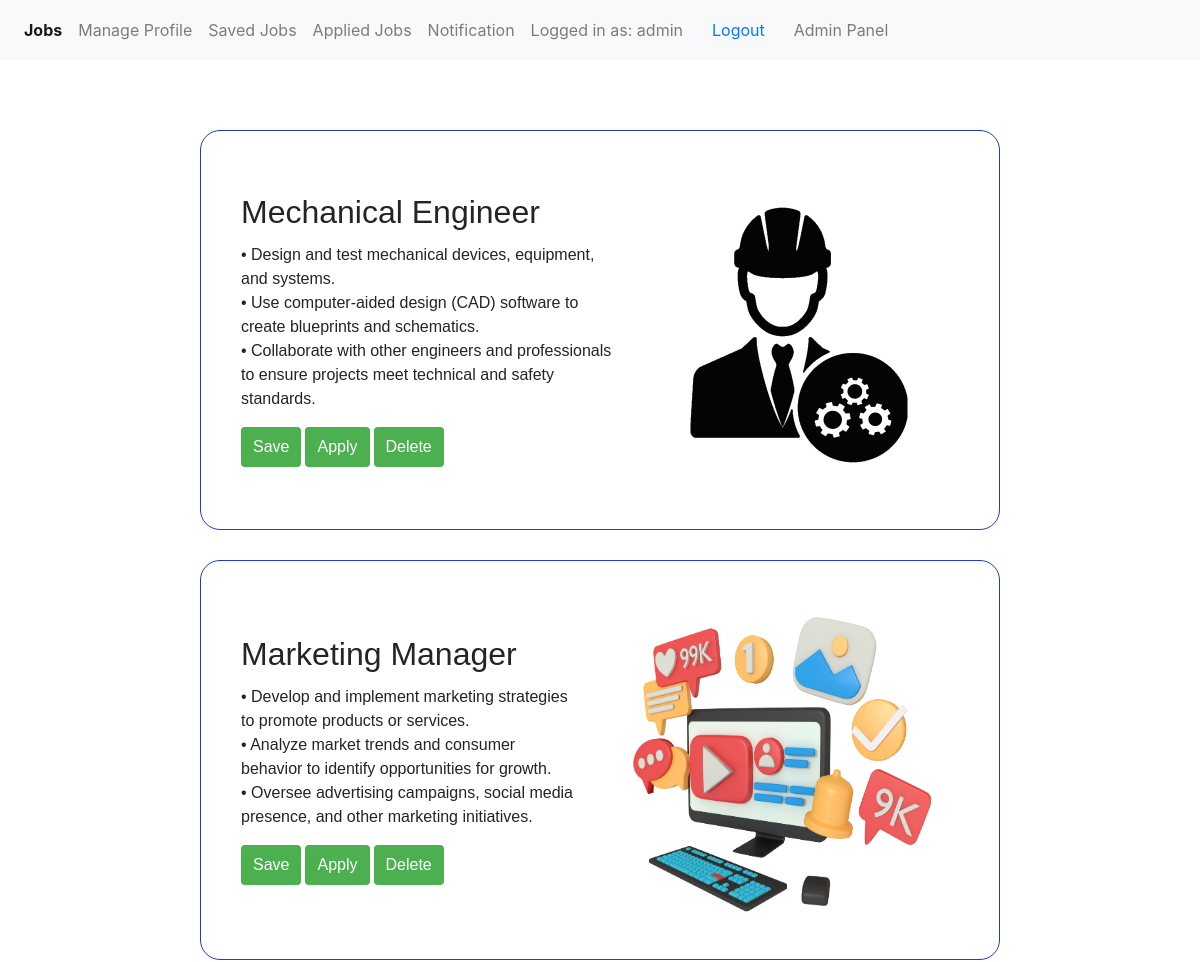
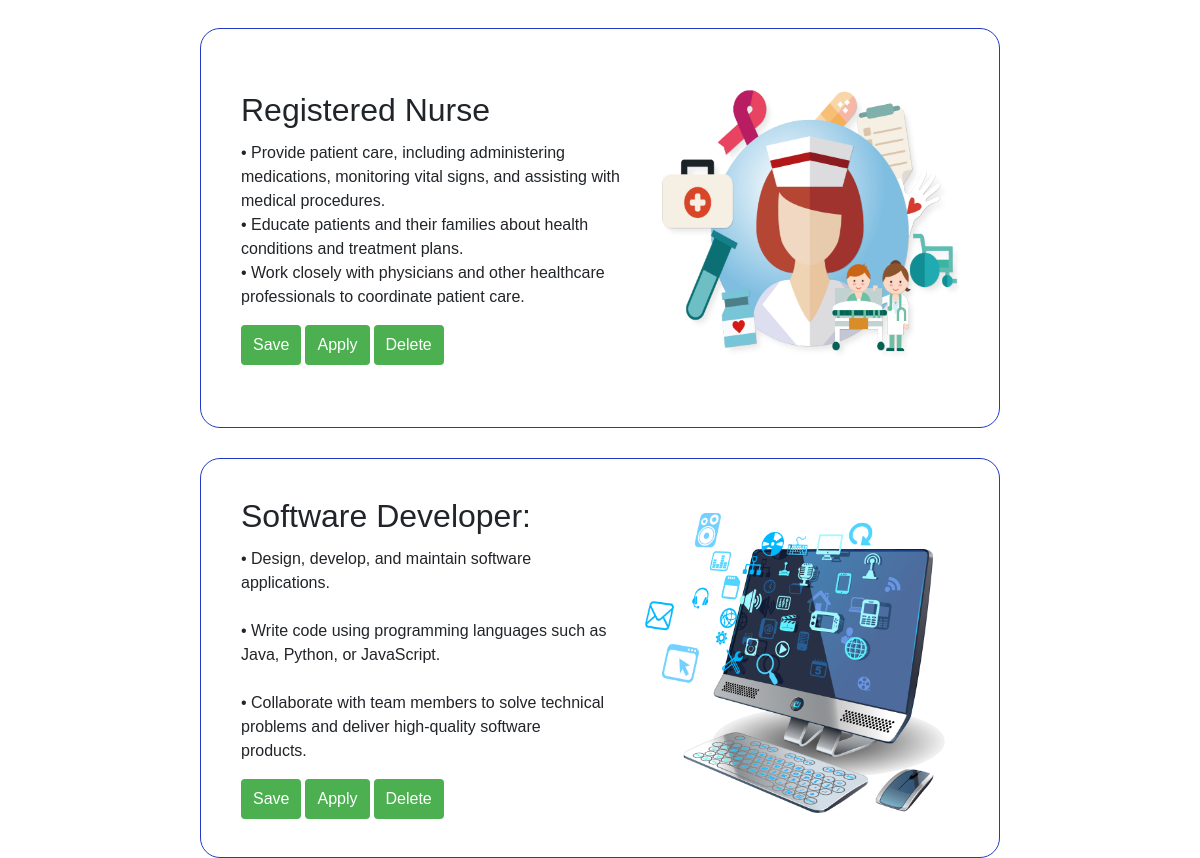
Page / (signed in) on the earlier database version (2 pictures, top to bottom).
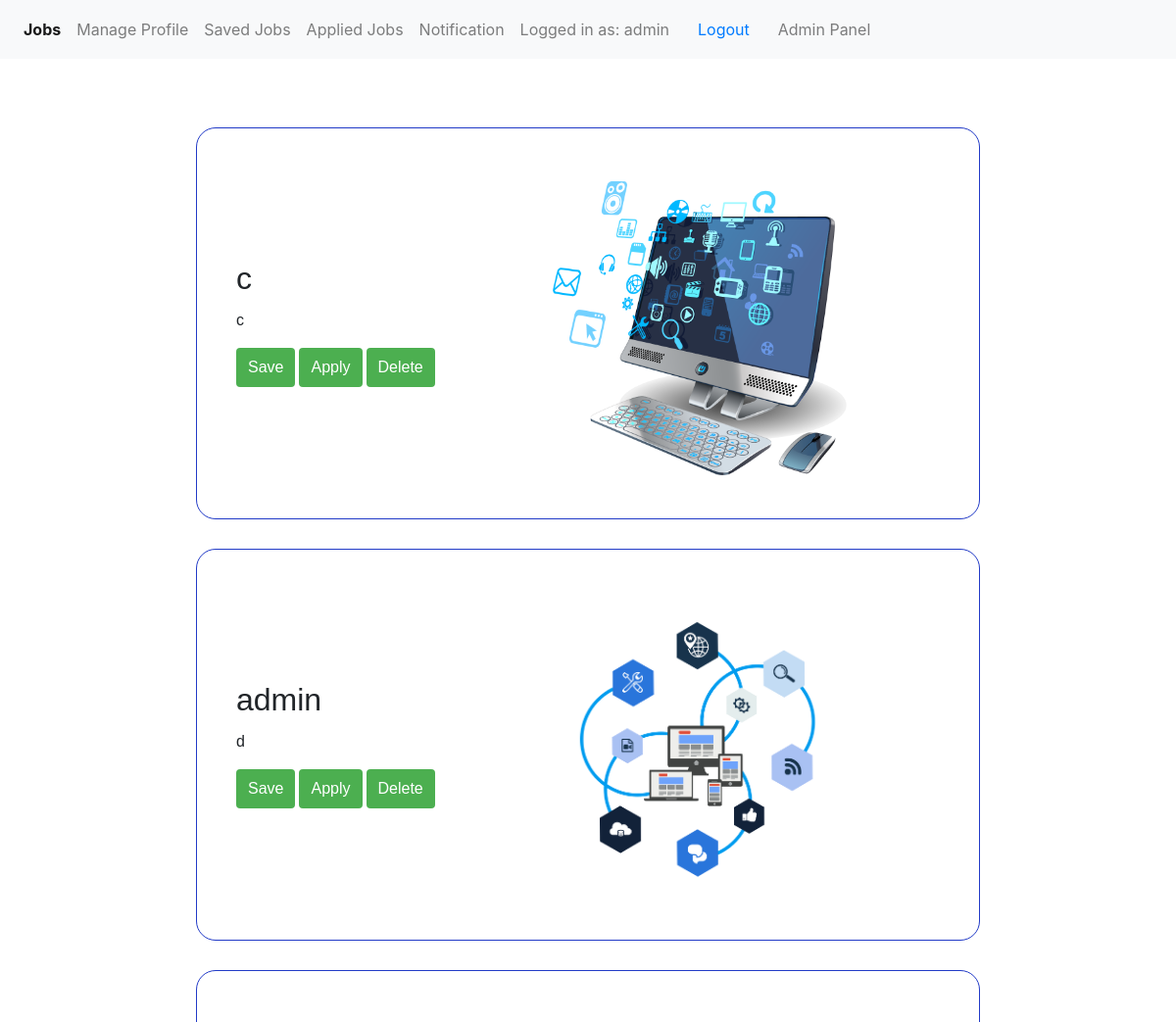
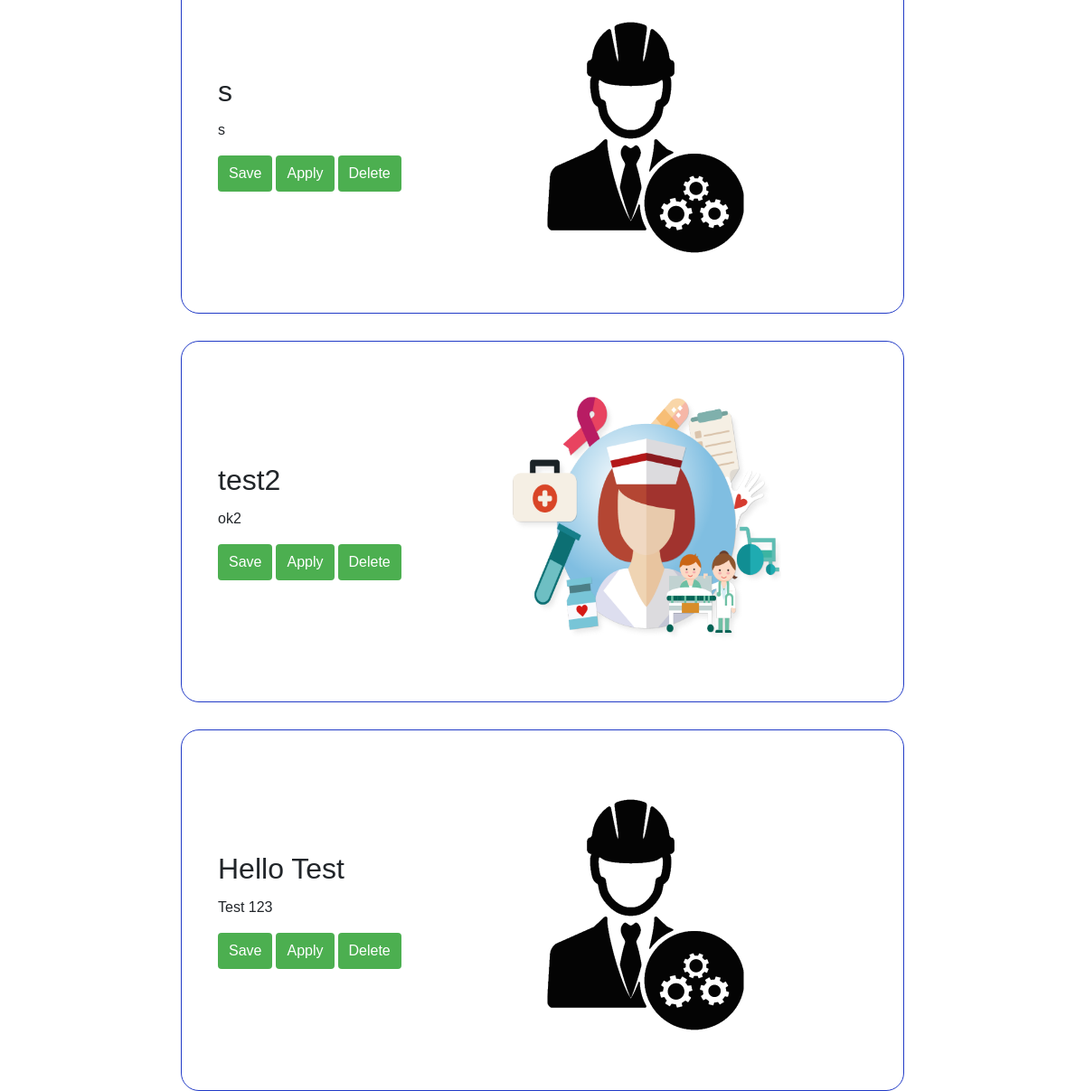
Same page on the later database version (2 pictures, top to bottom).
### maincode/models.py (models this page shows, shortened)
class Job(models.Model):
    job_title = models.CharField(max_length=100)
    job_description = models.TextField()
    photo = models.ImageField(upload_to='job_photos/', null=True, blank=True)

### maincode/views.py (the view)
# urls.py: 2. Add a URL to urlpatterns:  path('', views.home, name='home')
def home(request):
    if request.user.is_authenticated:
        data = Job.objects.all().order_by('-id')
        return render(request, 'base/home.html', {'data': data})
    else:
        return redirect('login')

### templates/base/home.html (shortened to what this page needs)
{% extends '../base/base.html' %}
{% block content %}
<div class="feed-container">
  {% for job in data %}
  <div class="card">
    <div class="card-content">
      <h2 class="card-title">{{ job.job_title }}</h2>
      <p class="card-description">{{ job.job_description }}</p>
      <div class="button-container">
        {% if user.is_authenticated %}
        <form method="post" action="{% url 'savehome_submit' job.id %}">
          <button type="submit" class="save-btn">Save</button>
        </form>
        <form method="post" action="{% url 'applyportal_home_data' job.id %}">
          <button type="submit" class="apply-btn">Apply
          </button>
        </form>
        {% endif %}
        {% if user.is_superuser %}
        <form method="post" action="{% url 'delete_home_data' job.id %}">
          <button type="submit" class="delete-btn">Delete</button>
        </form>
        {% endif %}
      </div>
    </div>
    <div class="card-image-container">
      {% if job.photo %}
      <img class="card-image" src="{{ job.photo.url }}" alt="{{ job.job_title }}">
      {% else %}
      <p>No Photo Available</p>
      {% endif %}
    </div>
  </div>
  {% endfor %}
</div>
{% endblock %}

Differences in the rows shown:
removed Job: job_title "Mechanical Engineer", job_description "• Design and test mechanical devices, equipment, and systems. • Use computer-aided design (CAD) software to create blueprints and schematics. • Collaborate with other engineers and professionals to ensure projects meet technical and safety standards.", photo (picture)
removed Job: job_title "Marketing Manager", job_description "• Develop and implement marketing strategies to promote products or services. • Analyze market trends and consumer behavior to identify opportunities for growth. • Oversee advertising campaigns, social media presence, and other marketing initiatives.", photo (picture)
removed Job: job_title "Registered Nurse", job_description "• Provide patient care, including administering medications, monitoring vital signs, and assisting with medical procedures. • Educate patients and their families about health conditions and treatment plans. • Work closely with physicians and other healthcare professionals to coordinate patient care.", photo (picture)
removed Job: job_title "Software Developer:", job_description "• Design, develop, and maintain software applications. • Write code using programming languages such as Java, Python, or JavaScript. • Collaborate with team members to solve technical problems and deliver high-quality software products.", photo (picture)
added Job: job_title "c", job_description "c", photo (picture)
added Job: job_title "admin", job_description "d", photo (picture)
added Job: job_title "s", job_description "s", photo (picture)
added Job: job_title "test2", job_description "ok2", photo (picture)
added Job: job_title "Hello Test", job_description "Test 123", photo (picture)
